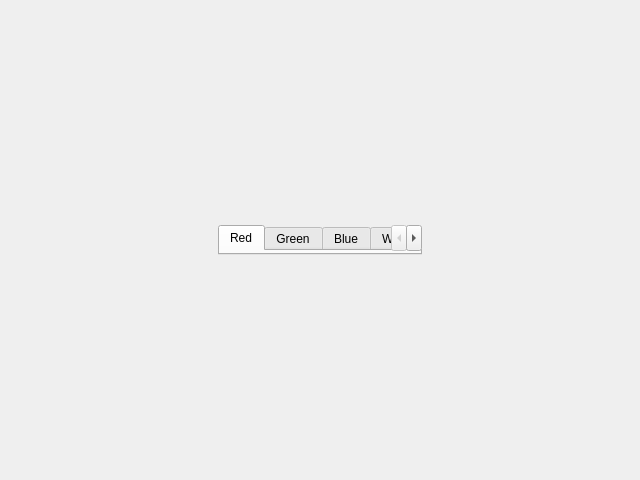
<?xml version="1.0" encoding="UTF-8"?>
<ui version="4.0">
 <class>visualDeckEditor</class>
 <widget class="QDialog" name="visualDeckEditor">
  <property name="geometry">
   <rect>
    <x>0</x>
    <y>0</y>
    <width>640</width>
    <height>480</height>
   </rect>
  </property>
  <property name="sizePolicy">
   <sizepolicy hsizetype="Expanding" vsizetype="Expanding">
    <horstretch>0</horstretch>
    <verstretch>0</verstretch>
   </sizepolicy>
  </property>
  <property name="windowTitle">
   <string>Dialog</string>
  </property>
  <layout class="QHBoxLayout" name="horizontalLayout_2">
   <item>
    <widget class="QTabWidget" name="tabWidget">
     <property name="sizePolicy">
      <sizepolicy hsizetype="Maximum" vsizetype="Maximum">
       <horstretch>0</horstretch>
       <verstretch>0</verstretch>
      </sizepolicy>
     </property>
     <property name="currentIndex">
      <number>0</number>
     </property>
     <widget class="QWidget" name="tabRed">
      <attribute name="title">
       <string>Red</string>
      </attribute>
     </widget>
     <widget class="QWidget" name="tabGreen">
      <attribute name="title">
       <string>Green</string>
      </attribute>
     </widget>
     <widget class="QWidget" name="tabBlue">
      <attribute name="title">
       <string>Blue</string>
      </attribute>
     </widget>
     <widget class="QWidget" name="tabWhite">
      <attribute name="title">
       <string>White</string>
      </attribute>
     </widget>
     <widget class="QWidget" name="tabBlack">
      <attribute name="title">
       <string>Black</string>
      </attribute>
     </widget>
     <widget class="QWidget" name="tabMulticolor">
      <attribute name="title">
       <string>Multicolor</string>
      </attribute>
     </widget>
     <widget class="QWidget" name="tabColorless">
      <attribute name="title">
       <string>Colorless</string>
      </attribute>
     </widget>
    </widget>
   </item>
  </layout>
 </widget>
 <resources/>
 <connections/>
</ui>
